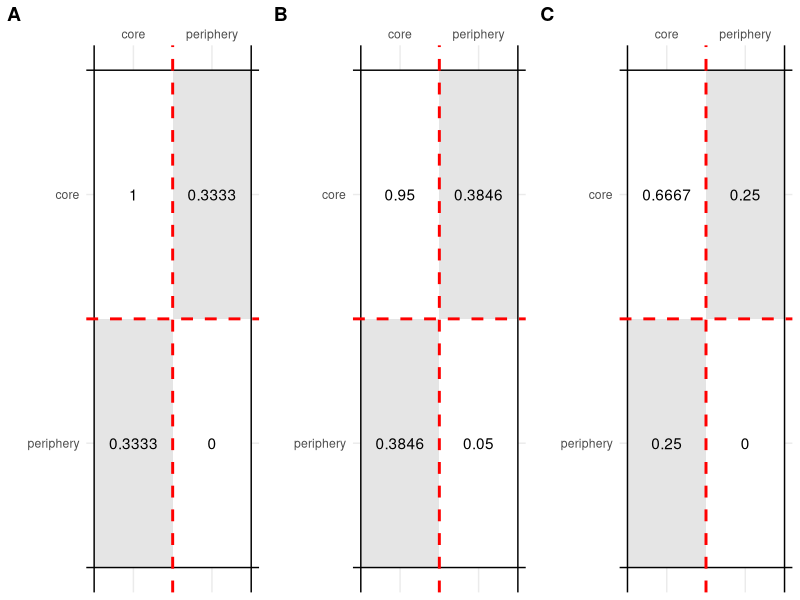
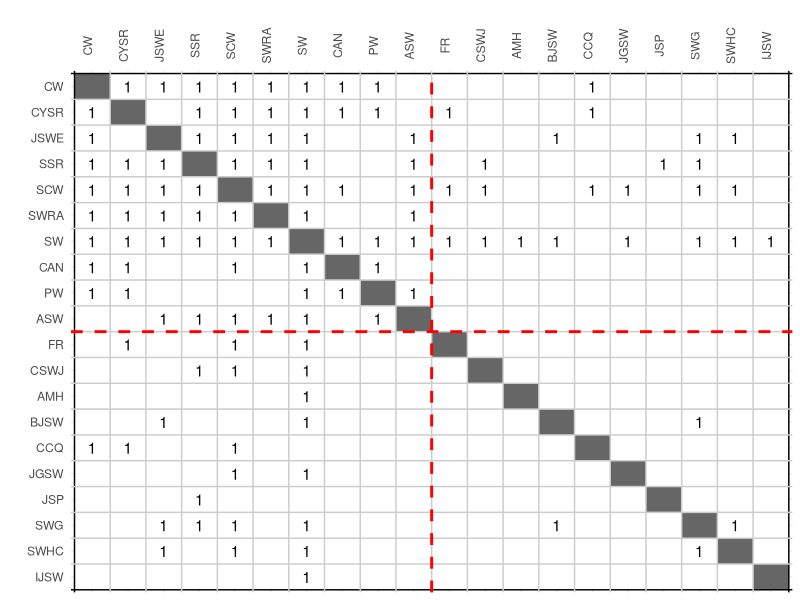
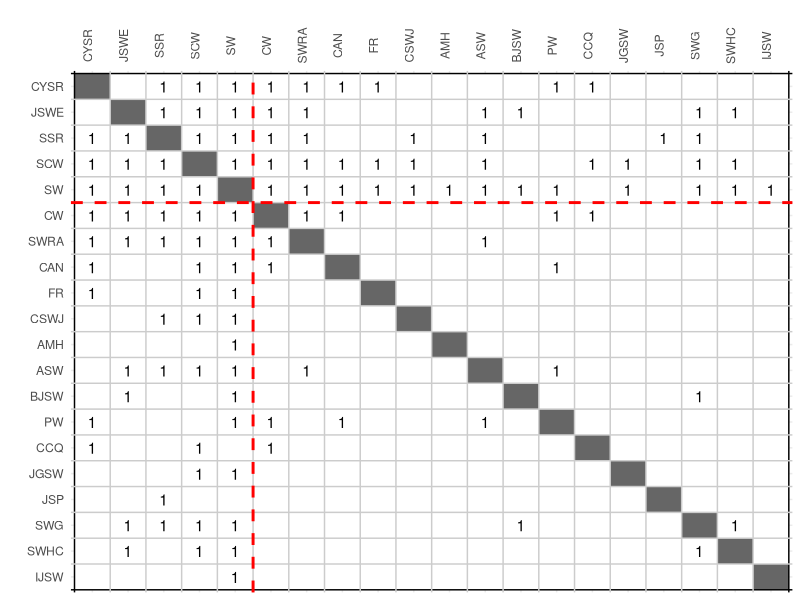

These charts were generated, in order, by the following R code:
########################################################################################################################
## REVISING THE BORGATTI-EVERETT CORE-PERIPHERY MODEL
## (1) Figures
## R script written by Jose Luis Estevez (Vaestoliitto)
## Date: Mar 5th, 2024
########################################################################################################################

# R PACKAGES REQUIRED
library(ggplot2);library(data.table);library(ggpubr);library(igraph)

# CLEAN ENVIRONMENT
rm(list=ls())

########################################################################################################################

# The three networks 

# BEFIG1
BEfig1 <- matrix(data=c(1,1,1,1,1,0,0,0,0,0,
                        1,1,1,1,0,1,1,1,0,0,
                        1,1,1,1,0,0,0,1,1,0,
                        1,1,1,1,1,0,0,0,0,1,
                        1,0,0,1,0,0,0,0,0,0,
                        0,1,0,0,0,0,0,0,0,0,
                        0,1,0,0,0,0,0,0,0,0,
                        0,1,1,0,0,0,0,0,0,0,
                        0,0,1,0,0,0,0,0,0,0,
                        0,0,0,1,0,0,0,0,0,0),
                 nrow=10,ncol=10,dimnames=list(1:10,1:10),byrow = TRUE)
# Send the diagonal to NA
diag(BEfig1) <- NA

# BAKER 
baker <- read.table('baker.txt',header=TRUE,sep='\t')
baker <- as.matrix(baker[,-1])
rownames(baker) <- colnames(baker) <- toupper(colnames(baker))

# Send the diagonal to NA
diag(baker) <- NA

# GALTUNG NETWORK

names <- c(paste('c',1:4,sep=''),paste('p',c(11,12,21,22,31,32,33,41,42),sep=''))
galtung <- matrix(data=c(1,1,0,1,1,1,0,0,0,0,0,0,0,
                         1,1,1,0,0,0,1,1,0,0,0,0,0,
                         0,1,1,1,0,0,0,0,1,1,1,0,0,
                         1,0,1,1,0,0,0,0,0,0,0,1,1,
                         1,0,0,0,0,0,0,0,0,0,0,0,0,
                         1,0,0,0,0,0,0,0,0,0,0,0,0,
                         0,1,0,0,0,0,0,0,0,0,0,0,0,
                         0,1,0,0,0,0,0,0,0,0,0,0,0,
                         0,0,1,0,0,0,0,0,0,0,0,0,0,
                         0,0,1,0,0,0,0,0,0,0,0,0,0,
                         0,0,1,0,0,0,0,0,0,0,0,0,0,
                         0,0,0,1,0,0,0,0,0,0,0,0,0,
                         0,0,0,1,0,0,0,0,0,0,0,0,0),
                  nrow=13,ncol=13,dimnames=list(names,names),byrow = TRUE)
# Send the diagonal to NA
diag(galtung) <- NA

########################################################################################################################

# NETWORK VISUALIZATIONS

f1 <- graph_from_adjacency_matrix(BEfig1,mode='undirected')
f2 <- graph_from_adjacency_matrix(baker,mode='undirected')
f3 <- graph_from_adjacency_matrix(galtung,mode='undirected')

jpeg(filename="Fig1.jpeg",width=12,height=4.5,units='in',res=500)
par(mfrow=c(1,3))
set.seed(0708)
plot.igraph(f1,
            vertex.color='grey80',vertex.size=28,
            edge.color='grey20',edge.width=3,
            layout=layout_with_fr(f1),
            main='BEfig1 example')
plot.igraph(f2,
            vertex.color='grey80',vertex.size=28,
            edge.color='grey20',edge.width=3,
            layout=layout_with_kk(f2),
            main="Baker's binary example")
plot.igraph(f3,
            vertex.color='grey80',vertex.size=28,
            edge.color='grey20',edge.width=3,
            layout=layout_with_fr(f3),
            main="Galtung's feudal structure example")
dev.off()

rm(f1);rm(f2);rm(f3)
par(mfrow=c(1,1))

########################################################################################################################

# PARTITION VISUALIZATIONS

# BEFIG1

# Turn the matrix into data table
BEfig1dt <- as.data.table(reshape2::melt(BEfig1))

# Turn the values to a factor
BEfig1dt[,Var1 := factor(Var1)]
BEfig1dt[,Var2 := factor(Var2,levels=rev(1:10))]

# Visualizaton
# Set members of core, and members of periphery
core <- paste(1:4)
periphery <- paste(5:10)

p1 <- ggplot(data = BEfig1dt, aes(x = Var1, y = Var2)) +
  geom_tile(fill = ifelse(BEfig1dt$Var1 == BEfig1dt$Var2,'grey40',
                          ifelse(BEfig1dt$Var1 %in% core & BEfig1dt$Var2 %in% core,'white',
                                 ifelse(BEfig1dt$Var1 %in% periphery & BEfig1dt$Var2 %in% periphery,'white','grey90')))) +
  # borders of the matrix
  geom_vline(xintercept = c(0.5,10.5), color = 'black') +
  geom_hline(yintercept = c(0.5,10.5), color = 'black') +
  # border of the cells
  geom_vline(xintercept = seq(1.5,9.5,by=1), color = 'grey80') +
  geom_hline(yintercept = seq(1.5,9.5,by=1), color = 'grey80') +
  # partition of the blockmodel
  geom_vline(xintercept = 4.5, color = 'red',linetype='dashed',linewidth=1) +
  geom_hline(yintercept = 6.5, color = 'red',linetype='dashed',linewidth=1) +
  labs(x = '', y = '') +
  scale_x_discrete(position = "top") +
  geom_text(aes(label = ifelse(BEfig1dt$value == 1,value,''))) +
  theme_minimal() +
  theme(legend.position = 'none')

ggsave("Fig2.png", p1, width = 4, height = 4)

#############################

# BAKER

# Turn the matrix into data table
bakerdt <- as.data.table(reshape2::melt(baker))

# Turn the values to a factor
bakerdt[,Var1 := factor(Var1)]
bakerdt[,Var2 := factor(Var2,levels=rev(levels(bakerdt$Var1)))]

# VisualizatiOn
# Set members of core, and members of periphery
core <- rownames(baker)[1:7]
periphery <- rownames(baker)[!(rownames(baker) %in% core)]

p2 <- ggplot(data = bakerdt, aes(x = Var1, y = Var2)) +
  geom_tile(fill = ifelse(bakerdt$Var1 == bakerdt$Var2,'grey40',
                          ifelse(bakerdt$Var1 %in% core & bakerdt$Var2 %in% core,'white',
                                 ifelse(bakerdt$Var1 %in% periphery & bakerdt$Var2 %in% periphery,'white','grey90')))) +  
  # borders of the matrix
  geom_vline(xintercept = c(0.5,20.5), color = 'black') +
  geom_hline(yintercept = c(0.5,20.5), color = 'black') +
  # border of the cells
  geom_vline(xintercept = seq(1.5,19.5,by=1), color = 'grey80') +
  geom_hline(yintercept = seq(1.5,19.5,by=1), color = 'grey80') +
  # partition of the blockmodel
  geom_vline(xintercept = 7.5, color = 'red',linetype='dashed',linewidth=1) +
  geom_hline(yintercept = 13.5, color = 'red',linetype='dashed',linewidth=1) +
  labs(x = '', y = '') +
  scale_x_discrete(position = "top") +
  geom_text(aes(label = ifelse(bakerdt$value == 1,value,''))) +
  theme_minimal() +
  theme(legend.position = 'none') + 
  theme(axis.text.x = element_text(vjust = 1, angle = 90))  

#############################

# GALTUNG

# Turn the matrix into data table
galtungdt <- as.data.table(reshape2::melt(galtung))

# Turn the values to a factor
galtungdt[,Var1 := factor(Var1)]
galtungdt[,Var2 := factor(Var2,levels=rev(levels(galtungdt$Var1)))]

# Visualizaton
# Set members of core, and members of periphery
core <- rownames(galtung)[1:4]
periphery <- rownames(galtung)[!(rownames(galtung) %in% core)]

p3 <- ggplot(data = galtungdt, aes(x = Var1, y = Var2)) +
  geom_tile(fill = ifelse(galtungdt$Var1 == galtungdt$Var2,'grey40',
                          ifelse(galtungdt$Var1 %in% core & galtungdt$Var2 %in% core,'white',
                                 ifelse(galtungdt$Var1 %in% periphery & galtungdt$Var2 %in% periphery,'white','grey90')))) + 
  # borders of the matrix
  geom_vline(xintercept = c(0.5,13.5), color = 'black') +
  geom_hline(yintercept = c(0.5,13.5), color = 'black') +
  # border of the cells
  geom_vline(xintercept = seq(1.5,12.5,by=1), color = 'grey80') +
  geom_hline(yintercept = seq(1.5,12.5,by=1), color = 'grey80') +
  # partition of the blockmodel
  geom_vline(xintercept = 4.5, color = 'red',linetype='dashed',linewidth=1) +
  geom_hline(yintercept = 9.5, color = 'red',linetype='dashed',linewidth=1) +
  labs(x = '', y = '') +
  scale_x_discrete(position = "top") +
  geom_text(aes(label = ifelse(galtungdt$value == 1,value,''))) +
  theme_minimal() +
  theme(legend.position = 'none')

ggsave("Fig3.png",
       ggarrange(p2,p3,ncol=2,labels=c('A','B')),
       width =12, height = 6)

########################################################################################################################

# ALTERNATIVE IDEAL PATTERNS
core <- paste(1:4)
periphery <- paste(5:10)

# BEfig2
BEfig1dt[,ideal1 := ifelse(Var1 == Var2,NA,
                           ifelse(Var1 %in% core & Var2 %in% core,1,
                                  ifelse(Var1 %in% periphery & Var2 %in% periphery,0,0)))]
BEfig1dt[,ideal2 := ifelse(Var1 == Var2,NA,
                           ifelse(Var1 %in% core & Var2 %in% core,1,
                                  ifelse(Var1 %in% periphery & Var2 %in% periphery,0,1)))]
BEfig1dt[,ideal3 := ifelse(Var1 == Var2,NA,
                           ifelse(Var1 %in% core & Var2 %in% core,1,
                                  ifelse(Var1 %in% periphery & Var2 %in% periphery,0,1/3)))]

# Visualization
i1 <- ggplot(data = BEfig1dt, aes(x = Var1, y = Var2)) +
  geom_tile(fill = ifelse(BEfig1dt$Var1 == BEfig1dt$Var2,'grey40','white')) +
  # borders of the matrix
  geom_vline(xintercept = c(0.5,10.5), color = 'black') +
  geom_hline(yintercept = c(0.5,10.5), color = 'black') +
  # border of the cells
  geom_vline(xintercept = seq(1.5,9.5,by=1), color = 'grey80') +
  geom_hline(yintercept = seq(1.5,9.5,by=1), color = 'grey80') +
  # partition of the blockmodel
  geom_vline(xintercept = 4.5, color = 'red',linetype='dashed',linewidth=1) +
  geom_hline(yintercept = 6.5, color = 'red',linetype='dashed',linewidth=1) +
  labs(x = '', y = '') +
  scale_x_discrete(position = "top") +
  geom_text(aes(label = ifelse(BEfig1dt$ideal1 == 1,ideal1,''))) +
  theme_minimal() +
  theme(legend.position = 'none')

i2 <- ggplot(data = BEfig1dt, aes(x = Var1, y = Var2)) +
  geom_tile(fill = ifelse(BEfig1dt$Var1 == BEfig1dt$Var2,'grey40','white')) +
  # borders of the matrix
  geom_vline(xintercept = c(0.5,10.5), color = 'black') +
  geom_hline(yintercept = c(0.5,10.5), color = 'black') +
  # border of the cells
  geom_vline(xintercept = seq(1.5,9.5,by=1), color = 'grey80') +
  geom_hline(yintercept = seq(1.5,9.5,by=1), color = 'grey80') +
  # partition of the blockmodel
  geom_vline(xintercept = 4.5, color = 'red',linetype='dashed',linewidth=1) +
  geom_hline(yintercept = 6.5, color = 'red',linetype='dashed',linewidth=1) +
  labs(x = '', y = '') +
  scale_x_discrete(position = "top") +
  geom_text(aes(label = ifelse(BEfig1dt$ideal2 == 1,ideal2,''))) +
  theme_minimal() +
  theme(legend.position = 'none')

i3 <- ggplot(data = BEfig1dt, aes(x = Var1, y = Var2)) +
  geom_tile(fill = ifelse(BEfig1dt$Var1 == BEfig1dt$Var2,'grey40','white')) +
  # borders of the matrix
  geom_vline(xintercept = c(0.5,10.5), color = 'black') +
  geom_hline(yintercept = c(0.5,10.5), color = 'black') +
  # border of the cells
  geom_vline(xintercept = seq(1.5,9.5,by=1), color = 'grey80') +
  geom_hline(yintercept = seq(1.5,9.5,by=1), color = 'grey80') +
  # partition of the blockmodel
  geom_vline(xintercept = 4.5, color = 'red',linetype='dashed',linewidth=1) +
  geom_hline(yintercept = 6.5, color = 'red',linetype='dashed',linewidth=1) +
  labs(x = '', y = '') +
  scale_x_discrete(position = "top") +
  geom_text(aes(label = ifelse(BEfig1dt$ideal3 == 1,'1',
                               ifelse(BEfig1dt$ideal3 == 1/3,'1/3','')))) +
  theme_minimal() +
  theme(legend.position = 'none')

ggsave("Fig4.png",
       ggarrange(i1,i2,i3,ncol=3,labels=c('A','B','C')),
       width =12, height = 4)

########################################################################################################################

# BLOCK DENSITIES

# Ideal Blockmodel
reducedblock <- data.table(Var1 = rep(c('core','periphery'),each=2),
                           Var2 = rep(c('core','periphery'),times=2),
                           value = c(1,NA,NA,0))

reducedblock[,Var1 := factor(Var1)]
reducedblock[,Var2 := factor(Var2,levels=rev(levels(reducedblock$Var1)))]

# Reduced BEfig1
reducedBEfig1 <- reducedblock

reducedBEfig1$value[1] <- round(mean(BEfig1[1:4,1:4],na.rm=TRUE),4) # core
reducedBEfig1$value[2] <- reducedBEfig1$value[3] <- round(mean(BEfig1[5:10,1:4]),4) # cp/pc
reducedBEfig1$value[4] <- mean(BEfig1[5:10,5:10],na.rm=TRUE) # periphery

p3 <- ggplot(data = reducedBEfig1, aes(x = Var1, y = Var2)) +
  geom_tile(fill=ifelse(reducedBEfig1$Var1 == reducedBEfig1$Var2,'white','grey90')) +
  # borders of the matrix
  geom_vline(xintercept = c(0.5,2.5), color = 'black') +
  geom_hline(yintercept = c(0.5,2.5), color = 'black') +
  # border of the cells
  geom_vline(xintercept = 1.5, color = 'red',linetype='dashed',linewidth=1) +
  geom_hline(yintercept = 1.5, color = 'red',linetype='dashed',linewidth=1) +
  labs(x = '', y = '') +
  scale_x_discrete(position = "top") +
  geom_text(aes(label = reducedBEfig1$value)) +
  theme_minimal() +
  theme(legend.position = 'none')

#########################

# Reduced Baker
reducedbaker <- reducedblock

reducedbaker$value[1] <- round(mean(baker[1:7,1:7],na.rm=TRUE),2) # core
reducedbaker$value[2] <- reducedbaker$value[3] <- round(mean(baker[8:20,1:7]),4) # cp/pc
reducedbaker$value[4] <- round(mean(baker[8:20,8:20],na.rm=TRUE),2) # periphery

p4 <- ggplot(data = reducedbaker, aes(x = Var1, y = Var2)) +
  geom_tile(fill=ifelse(reducedbaker$Var1 == reducedbaker$Var2,'white','grey90')) +
  # borders of the matrix
  geom_vline(xintercept = c(0.5,2.5), color = 'black') +
  geom_hline(yintercept = c(0.5,2.5), color = 'black') +
  # border of the cells
  geom_vline(xintercept = 1.5, color = 'red',linetype='dashed',linewidth=1) +
  geom_hline(yintercept = 1.5, color = 'red',linetype='dashed',linewidth=1) +
  labs(x = '', y = '') +
  scale_x_discrete(position = "top") +
  geom_text(aes(label = reducedbaker$value)) +
  theme_minimal() +
  theme(legend.position = 'none')

#########################

# Reduced Galtung
reducedgaltung <- reducedblock

reducedgaltung$value[1] <- round(mean(galtung[1:4,1:4],na.rm=TRUE),4) # core
reducedgaltung$value[2] <- reducedgaltung$value[3] <- mean(galtung[5:13,1:4]) # cp/pc
reducedgaltung$value[4] <- mean(galtung[5:13,5:13],na.rm=TRUE) # periphery

p5 <- ggplot(data = reducedgaltung, aes(x = Var1, y = Var2)) +
  geom_tile(fill=ifelse(reducedgaltung$Var1 == reducedgaltung$Var2,'white','grey90')) +
  # borders of the matrix
  geom_vline(xintercept = c(0.5,2.5), color = 'black') +
  geom_hline(yintercept = c(0.5,2.5), color = 'black') +
  # border of the cells
  geom_vline(xintercept = 1.5, color = 'red',linetype='dashed',linewidth=1) +
  geom_hline(yintercept = 1.5, color = 'red',linetype='dashed',linewidth=1) +
  labs(x = '', y = '') +
  scale_x_discrete(position = "top") +
  geom_text(aes(label = reducedgaltung$value)) +
  theme_minimal() +
  theme(legend.position = 'none')

ggarrange(p3,p4,p5,ncol=3,labels=c('A','B','C'),width =10, height = 3)

########################################################################################################################

# ALTERNATIVE SOLUTIONS (BAKER)

# SECOND VERSION
neworder <- c(rownames(baker)[1:8],'PW','ASW',rownames(baker)[c(9:11,13,15:20)])

bakerdt2 <- bakerdt
bakerdt2[,Var1 := factor(Var1,levels=neworder)]
bakerdt2[,Var2 := factor(Var2,levels=rev(levels(bakerdt2$Var1)))]

# VisualizatiOn
core <- c(rownames(baker)[1:8],'PW','ASW')
periphery <- rownames(baker)[!(rownames(baker) %in% core)]

ggplot(data = bakerdt2, aes(x = Var1, y = Var2)) +
  geom_tile(fill = ifelse(bakerdt2$Var1 == bakerdt2$Var2,'grey40','white')) +
  # borders of the matrix
  geom_vline(xintercept = c(0.5,20.5), color = 'black') +
  geom_hline(yintercept = c(0.5,20.5), color = 'black') +
  # border of the cells
  geom_vline(xintercept = seq(1.5,19.5,by=1), color = 'grey80') +
  geom_hline(yintercept = seq(1.5,19.5,by=1), color = 'grey80') +
  # partition of the blockmodel
  geom_vline(xintercept = 10.5, color = 'red',linetype='dashed',linewidth=1) +
  geom_hline(yintercept = 10.5, color = 'red',linetype='dashed',linewidth=1) +
  labs(x = '', y = '') +
  scale_x_discrete(position = "top") +
  geom_text(aes(label = ifelse(bakerdt2$value == 1,value,''))) +
  theme_minimal() +
  theme(legend.position = 'none') + 
  theme(axis.text.x = element_text(vjust = 1, angle = 90))  

#########################

# THIRD VERSION
neworder2 <- c(rownames(baker)[2:5],'SW','CW','SWRA','CAN','FR','CSWJ','AMH','ASW','BJSW','PW',rownames(baker)[15:20])

bakerdt3 <- bakerdt
bakerdt3[,Var1 := factor(Var1,levels=neworder2)]
bakerdt3[,Var2 := factor(Var2,levels=rev(levels(bakerdt3$Var1)))]

# VisualizatiOn
core <- c('CYSR','JSWE','SSR','SCW','SW')
periphery <- rownames(baker)[!(rownames(baker) %in% core)]

ggplot(data = bakerdt3, aes(x = Var1, y = Var2)) +
  geom_tile(fill = ifelse(bakerdt3$Var1 == bakerdt3$Var2,'grey40','white')) +
  # borders of the matrix
  geom_vline(xintercept = c(0.5,20.5), color = 'black') +
  geom_hline(yintercept = c(0.5,20.5), color = 'black') +
  # border of the cells
  geom_vline(xintercept = seq(1.5,19.5,by=1), color = 'grey80') +
  geom_hline(yintercept = seq(1.5,19.5,by=1), color = 'grey80') +
  # partition of the blockmodel
  geom_vline(xintercept = 5.5, color = 'red',linetype='dashed',linewidth=1) +
  geom_hline(yintercept = 15.5, color = 'red',linetype='dashed',linewidth=1) +
  labs(x = '', y = '') +
  scale_x_discrete(position = "top") +
  geom_text(aes(label = ifelse(bakerdt3$value == 1,value,''))) +
  theme_minimal() +
  theme(legend.position = 'none') + 
  theme(axis.text.x = element_text(vjust = 1, angle = 90))  

########################################################################################################################

# FIGURE 5

# Ideal-pattern when inter-categorical ties are set to .2833 and .3833
BEfig1dt[,ideal4 := ifelse(ideal3 == 1/3,0.2833,ideal3)]
BEfig1dt[,ideal5 := ifelse(ideal3 == 1/3,0.3833,ideal3)]

# Corr test
cor.test(BEfig1dt$value,BEfig1dt$ideal3)
cor.test(BEfig1dt$value,BEfig1dt$ideal4)
cor.test(BEfig1dt$value,BEfig1dt$ideal5)

# To identify the block of each pair...
BEfig1dt[,block := ifelse(Var1 %in% 1:4 & Var2 %in% 1:4,'Core',
                 ifelse(Var1 %in% 5:10 & Var2 %in% 5:10,'Periphery','Inter-categorical'))]

ip1<- ggplot(data=BEfig1dt,aes(x=value,y=ideal3)) +
  geom_smooth(method='lm',se=FALSE,color='grey20') +
  geom_jitter(aes(color=block),width = 0.02, height = 0.02,alpha = 3/4) +
  annotate("text",x=.15,y=.9,label = parse(text = "d == 0.3333")) +
  annotate("text",x=.15,y=.8,label = parse(text = "rho == 0.6686")) +  
  labs(x='',y='',color='Block') +
  theme_bw() + theme(legend.position = 'top')

ip2 <- ggplot(data=BEfig1dt,aes(x=value,y=ideal4)) +
  geom_smooth(method='lm',se=FALSE,color='grey20') +
  geom_jitter(aes(color=block),width = 0.02, height = 0.02,alpha = 3/4) +
  annotate("text",x=.15,y=.9,label = parse(text = "d == 0.2833")) +
  annotate("text",x=.15,y=.8,label = parse(text = "rho == 0.6664")) +  
  labs(x='',y='',color='Block') +
  theme_bw() + theme(legend.position = 'top') 

ip3 <- ggplot(data=BEfig1dt,aes(x=value,y=ideal5)) +
  geom_smooth(method='lm',se=FALSE,color='grey20') +
  geom_jitter(aes(color=block),width = 0.02, height = 0.02,alpha = 3/4) +
  annotate("text",x=.15,y=.9,label = parse(text = "d == 0.3833")) +
  annotate("text",x=.15,y=.8,label = parse(text = "rho == 0.6665")) +  
  labs(x='Observed values',y='',color='Block') +
  theme_bw() + theme(legend.position = 'top')

##########################

# EXACT-DENSITY BLOCK

BEfig1dt[,edb1 := value]
BEfig1dt[,edb2 := value]

# Remove a tie
BEfig1dt[Var1 == 1 & Var2 == 5]$edb1 <- BEfig1dt[Var1 == 5 & Var2 == 1]$edb1 <- 0
# Add a tie
BEfig1dt[Var1 == 1 & Var2 == 6]$edb2 <- BEfig1dt[Var1 == 6 & Var2 == 1]$edb2 <- 1

# Correlation
cor.test(BEfig1dt$value,BEfig1dt$value)
cor.test(BEfig1dt$value,BEfig1dt$edb1)
cor.test(BEfig1dt$value,BEfig1dt$edb2)

edb1 <- ggplot(data=BEfig1dt,aes(x=value,y=value)) +
  geom_smooth(method='lm',se=FALSE,color='grey20') +
  geom_jitter(aes(color=block),width = 0.02, height = 0.02,alpha = 3/4) +
  annotate("text",x=.15,y=.9,label = parse(text = "d == 0.3333")) +
  annotate("text",x=.15,y=.8,label = parse(text = "rho == 1")) +  
  labs(x='',y='Values in the ideal pattern',color='Block') +
  theme_bw() + theme(legend.position = 'top')

edb2 <- ggplot(data=BEfig1dt,aes(x=value,y=edb1)) +
  geom_smooth(method='lm',se=FALSE,color='grey20') +
  geom_jitter(aes(color=block),width = 0.02, height = 0.02,alpha = 3/4) +
  annotate("text",x=.15,y=.9,label = parse(text = "d == 0.2833")) +
  annotate("text",x=.15,y=.8,label = parse(text = "rho == 0.9484")) +  
  labs(x='',y='Values in the ideal pattern',color='Block') +
  theme_bw() + theme(legend.position = 'top')

edb3 <- ggplot(data=BEfig1dt,aes(x=value,y=edb2)) +
  geom_smooth(method='lm',se=FALSE,color='grey20') +
  geom_jitter(aes(color=block),width = 0.02, height = 0.02,alpha = 3/4) +
  annotate("text",x=.15,y=.9,label = parse(text = "d == 0.3833")) +
  annotate("text",x=.15,y=.8,label = parse(text = "rho == 0.9504")) +  
  labs(x='Observed values',y='Values in the ideal pattern',color='Block') +
  theme_bw() + theme(legend.position = 'top')

ggsave("Fig5.png",
       ggarrange(edb1,ip1,edb2,ip2,edb3,ip3,
                 nrow=3,ncol=2,labels=c('A','B','C','D','E','F'),common.legend = TRUE),
       width=6,height=9)

########################################################################################################################

# P-CORE

core <- data.table(Var1 = rep(1:5,time=5),
                   Var2 = rep(1:5,each=5),
                   value = c(NA,1,1,0,1,
                             0,NA,0,1,1,
                             1,1,NA,1,1,
                             1,0,0,NA,0,
                             0,1,0,1,NA))

core[,Var1 := factor(Var1)]
core[,Var2 := factor(Var2,levels=rev(1:5))]

p1 <- ggplot(data = core,
             aes(x = Var1, y = Var2)) +
  geom_tile(fill=ifelse(core$Var1 == core$Var2,'grey40','white')) +
  # borders of the matrix
  geom_vline(xintercept = c(0.5,5.5), color = 'black') +
  geom_hline(yintercept = c(0.5,5.5), color = 'black') +
  # border of the cells
  geom_vline(xintercept = seq(1.5,4.5,by=1), color = 'grey80') +
  geom_hline(yintercept = seq(1.5,4.5,by=1), color = 'grey80') +
  labs(x = '', y = '') +
  scale_x_discrete(position = "top") +
  geom_text(aes(label = ifelse(core$value == 1,1,''))) +
  theme_minimal() +
  theme(legend.position = 'none',axis.text.x=element_blank(),axis.text.y=element_blank())

# Rearranged the values
core[,value2 := c(1,1,1,0,NA,
                  1,1,0,0,NA,
                  1,1,1,1,NA,
                  1,0,0,0,NA,
                  1,1,0,0,NA)]

p2 <- ggplot(data = core,
             aes(x = Var1, y = Var2)) +
  geom_tile(fill=ifelse(is.na(core$value2),'grey40','white')) +
  # borders of the matrix
  geom_vline(xintercept = c(0.5,5.5), color = 'black') +
  geom_hline(yintercept = c(0.5,5.5), color = 'black') +
  # border of the cells
  geom_vline(xintercept = seq(1.5,4.5,by=1), color = 'grey80') +
  geom_hline(yintercept = seq(1.5,4.5,by=1), color = 'grey80') +
  labs(x = '', y = '') +
  scale_x_discrete(position = "top") +
  geom_text(aes(label = ifelse(core$value2 == 1,1,''))) +
  theme_minimal() +
  theme(legend.position = 'none',axis.text.x=element_blank(),axis.text.y=element_blank())

core[,value3 := c(1,1,1,1,1,
                  1,1,0,1,1,
                  0,1,0,1,1,
                  0,0,0,0,0,
                  NA,NA,NA,NA,NA)]

p3 <- ggplot(data = core,
             aes(x = Var1, y = Var2)) +
  geom_tile(fill=ifelse(is.na(core$value3),'grey40','white')) +
  # borders of the matrix
  geom_vline(xintercept = c(0.5,5.5), color = 'black') +
  geom_hline(yintercept = c(0.5,5.5), color = 'black') +
  # border of the cells
  geom_vline(xintercept = seq(1.5,4.5,by=1), color = 'grey80') +
  geom_hline(yintercept = seq(1.5,4.5,by=1), color = 'grey80') +
  labs(x = '', y = '') +
  scale_x_discrete(position = "top") +
  geom_text(aes(label = ifelse(core$value3 == 1,1,''))) +
  theme_minimal() +
  theme(legend.position = 'none',axis.text.x=element_blank(),axis.text.y=element_blank())

# Ideal blocks
core[,ideal1 := c(1,1,1,0,NA,
                  1,1,1,0,NA,
                  1,1,1,1,NA,
                  1,1,1,0,NA,
                  1,1,1,0,NA)]

p4 <- ggplot(data = core,
       aes(x = Var1, y = Var2)) +
  geom_tile(fill=ifelse(is.na(core$value2),'grey40',
                        ifelse(core$Var1 %in% 1:3, 'darkseagreen1','white'))) +
  # borders of the matrix
  geom_vline(xintercept = c(0.5,5.5), color = 'black') +
  geom_hline(yintercept = c(0.5,5.5), color = 'black') +
  # border of the cells
  geom_vline(xintercept = seq(1.5,4.5,by=1), color = 'grey80') +
  geom_hline(yintercept = seq(1.5,4.5,by=1), color = 'grey80') +
  # Cut-off point (0.75 p-core)
  geom_vline(xintercept = 3.5, color = 'darkseagreen4',linetype='dashed',linewidth=1) +
  labs(x = '', y = '') +
  scale_x_discrete(position = "top") +
  geom_text(aes(label = ifelse(core$ideal1 == 1,1,''))) +
  theme_minimal() +
  theme(legend.position = 'none',axis.text.x=element_blank(),axis.text.y=element_blank())

core[,ideal2 := c(1,1,1,1,1,
                  1,1,1,1,1,
                  1,1,1,1,1,
                  0,0,0,0,0,
                  NA,NA,NA,NA,NA)]

p5 <- ggplot(data = core,
       aes(x = Var1, y = Var2)) +
  geom_tile(fill=ifelse(is.na(core$value3),'grey40',
                        ifelse(core$Var2 %in% 1:3, 'darkseagreen1','white'))) +  # borders of the matrix
  geom_vline(xintercept = c(0.5,5.5), color = 'black') +
  geom_hline(yintercept = c(0.5,5.5), color = 'black') +
  # border of the cells
  geom_vline(xintercept = seq(1.5,4.5,by=1), color = 'grey80') +
  geom_hline(yintercept = seq(1.5,4.5,by=1), color = 'grey80') +
  # Cut-off point (0.75 p-core)
  geom_hline(yintercept = 2.5, color = 'darkseagreen4',linetype='dashed',linewidth=1) +
  labs(x = '', y = '') +
  scale_x_discrete(position = "top") +
  geom_text(aes(label = ifelse(core$ideal2 == 1,1,''))) +
  theme_minimal() +
  theme(legend.position = 'none',axis.text.x=element_blank(),axis.text.y=element_blank())

# Visualization
empty_plot <- ggplot() + theme_void()

ggsave("Fig6.png",
       ggarrange(ggarrange(empty_plot,p1,empty_plot,ncol=1,labels=c('','A',''),heights = c(1,2,1)),
                 ggarrange(p2,p4,p3,p5,nrow=2,ncol=2,labels=c('B','D','C','E')),
                 ncol=2,widths = c(1,2)),
       width=12,height=8)

########################################################################################################################